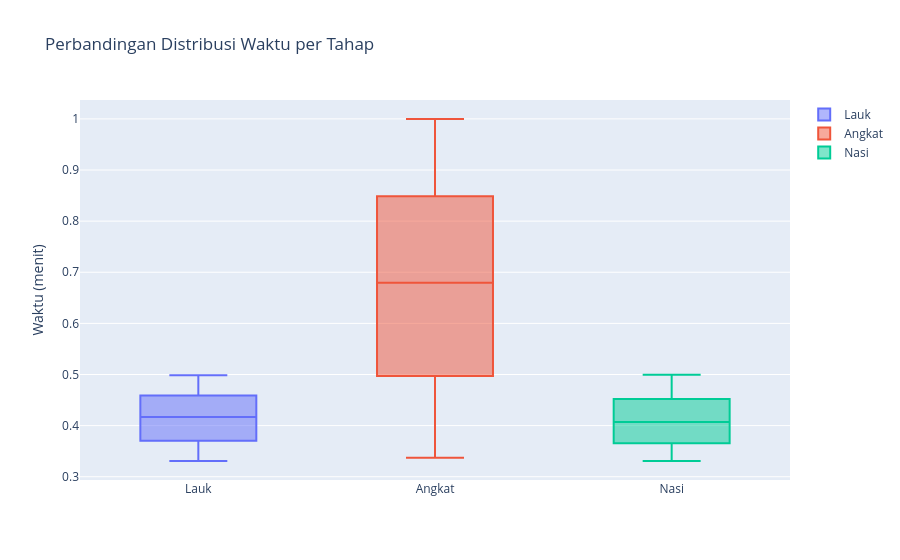

The notebook cell saved with this chart:
### Code cell
# CELL 6 - Boxplot

fig = go.Figure()

fig.add_trace(go.Box(y=df["lauk"], name="Lauk"))
fig.add_trace(go.Box(y=df["angkat"], name="Angkat"))
fig.add_trace(go.Box(y=df["nasi"], name="Nasi"))

fig.update_layout(
    title="Perbandingan Distribusi Waktu per Tahap",
    yaxis_title="Waktu (menit)"
)

fig.show()

### Figure 1 — Plotly figure (JSON) as saved in the notebook; plotly's stock layout.template omitted (floating-point values rounded to 4 significant figures; data arrays with more than 128 entries replaced by an {"elided": "..."} marker saying what was removed)
{"data": [{"name": "Lauk", "type": "box", "y": {"elided": "300 float values"}}, {"name": "Angkat", "type": "box", "y": {"elided": "300 float values"}}, {"name": "Nasi", "type": "box", "y": {"elided": "300 float values"}}], "layout": {"title": {"text": "Perbandingan Distribusi Waktu per Tahap"}, "yaxis": {"title": {"text": "Waktu (menit)"}}}}
